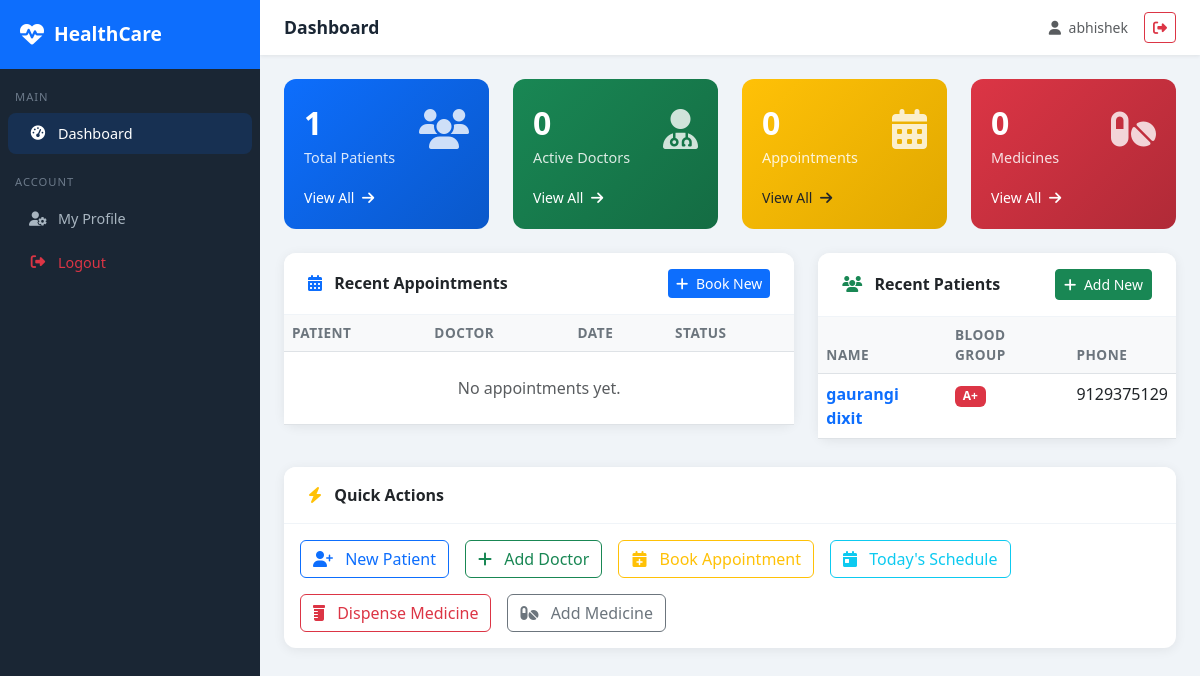
The page /dashboard/ (signed in) on the database its author committed.
### patients/models.py (models this page shows, shortened)
class Patient(models.Model):
    BLOOD_GROUP_CHOICES = [
        ('A+', 'A+'), ('A-', 'A-'), ('B+', 'B+'), ('B-', 'B-'),
        ('O+', 'O+'), ('O-', 'O-'), ('AB+', 'AB+'), ('AB-', 'AB-'),
    ]
    GENDER_CHOICES = [
        ('M', 'Male'), ('F', 'Female'), ('O', 'Other')
    ]
    user = models.OneToOneField(User, on_delete=models.SET_NULL, null=True, blank=True)
    first_name = models.CharField(max_length=100)
    last_name = models.CharField(max_length=100)
    date_of_birth = models.DateField()
    gender = models.CharField(max_length=1, choices=GENDER_CHOICES)
    blood_group = models.CharField(max_length=3, choices=BLOOD_GROUP_CHOICES, blank=True)
    phone = models.CharField(max_length=15)
    email = models.EmailField(blank=True)
    address = models.TextField()
    emergency_contact_name = models.CharField(max_length=100, blank=True)
    emergency_contact_phone = models.CharField(max_length=15, blank=True)
    allergies = models.TextField(blank=True, help_text="List known allergies")
    chronic_conditions = models.TextField(blank=True)
    insurance_provider = models.CharField(max_length=100, blank=True)
    insurance_id = models.CharField(max_length=50, blank=True)
    created_at = models.DateTimeField(auto_now_add=True)
    updated_at = models.DateTimeField(auto_now=True)
    def __str__(self):
        return f"{self.first_name} {self.last_name}"

### accounts/views.py (the view)
# urls.py: path('dashboard/', views.dashboard, name='dashboard'),
@login_required
def dashboard(request):
    context = {
        'total_patients': Patient.objects.count(),
        'total_doctors': Doctor.objects.count(),
        'total_appointments': Appointment.objects.count(),
        'total_medicines': Medicine.objects.count(),
        'recent_appointments': Appointment.objects.order_by('-created_at')[:5],
        'recent_patients': Patient.objects.order_by('-created_at')[:5],
    }
    return render(request, 'base/dashboard.html', context)

### templates/base/dashboard.html (shortened to what this page needs)
{% extends 'base/base.html' %}
{% block page_title %}Dashboard{% endblock %}
{% block content %}
<div class="row g-4 mb-4">
    <div class="col-md-3">
        <div class="stat-card" style="background: linear-gradient(135deg, #0d6efd, #0a58ca);">
            <div class="d-flex justify-content-between align-items-start">
                <div>
                    <div class="stat-value">{{ total_patients }}</div>
                    <div class="stat-label">Total Patients</div>
                </div>
                <div class="stat-icon">
                    <i class="fas fa-users"></i>
                </div>
            </div>
            <div class="mt-3">
                <a href="{% url 'patient_list' %}" class="text-white text-decoration-none small">
                    View All <i class="fas fa-arrow-right ms-1"></i>
                </a>
            </div>
        </div>
    </div>
    <div class="col-md-3">
        <div class="stat-card" style="background: linear-gradient(135deg, #198754, #146c43);">
            <div class="d-flex justify-content-between align-items-start">
                <div>
                    <div class="stat-value">{{ total_doctors }}</div>
                    <div class="stat-label">Active Doctors</div>
                </div>
                <div class="stat-icon">
                    <i class="fas fa-user-md"></i>
                </div>
            </div>
            <div class="mt-3">
                <a href="{% url 'doctor_list' %}" class="text-white text-decoration-none small">
                    View All <i class="fas fa-arrow-right ms-1"></i>
                </a>
            </div>
        </div>
    </div>
    <div class="col-md-3">
        <div class="stat-card" style="background: linear-gradient(135deg, #ffc107, #e0a800);">
            <div class="d-flex justify-content-between align-items-start">
                <div>
                    <div class="stat-value">{{ total_appointments }}</div>
                    <div class="stat-label">Appointments</div>
                </div>
                <div class="stat-icon">
                    <i class="fas fa-calendar-alt"></i>
                </div>
            </div>
            <div class="mt-3">
                <a href="{% url 'appointment_list' %}" class="text-dark text-decoration-none small">
                    View All <i class="fas fa-arrow-right ms-1"></i>
                </a>
            </div>
        </div>
    </div>
    <div class="col-md-3">
        <div class="stat-card" style="background: linear-gradient(135deg, #dc3545, #b02a37);">
            <div class="d-flex justify-content-between align-items-start">
                <div>
                    <div class="stat-value">{{ total_medicines }}</div>
                    <div class="stat-label">Medicines</div>
                </div>
                <div class="stat-icon">
                    <i class="fas fa-pills"></i>
                </div>
            </div>
            <div class="mt-3">
                <a href="{% url 'medicine_list' %}" class="text-white text-decoration-none small">
                    View All <i class="fas fa-arrow-right ms-1"></i>
                </a>
            </div>
        </div>
    </div>
</div>
<div class="row g-4">
    <div class="col-md-7">
        <div class="card">
            <div class="card-header d-flex justify-content-between align-items-center py-3 px-4">
                <span>
                    <i class="fas fa-calendar-alt text-primary me-2"></i>
                    Recent Appointments
                </span>
                <a href="{% url 'appointment_create' %}" class="btn btn-sm btn-primary">
                    <i class="fas fa-plus me-1"></i> Book New
                </a>
            </div>
            <div class="card-body p-0">
                <div class="table-responsive">
                    <table class="table table-hover mb-0">
                        <thead>
                            <tr>
                                <th>Patient</th>
                                <th>Doctor</th>
                                <th>Date</th>
                                <th>Status</th>
                            </tr>
                        </thead>
                        <tbody>
                            {% for appt in recent_appointments %}
                                <tr>
                                    <td>
                                        <a href="{% url 'appointment_detail' appt.pk %}" class="text-decoration-none fw-semibold">
                                            {{ appt.patient }}
                                        </a>
                                    </td>
                                    <td>{{ appt.doctor }}</td>
                                    <td>{{ appt.appointment_date }}</td>
                                    <td>
                                        <span class="badge badge-status-{{ appt.status }}">
                                            {{ appt.get_status_display }}
                                        </span>
                                    </td>
                                </tr>
                            {% empty %}
                                <tr>
                                    <td colspan="4" class="text-center text-muted py-4">
                                        No appointments yet.
                                    </td>
                                </tr>
                            {% endfor %}
                        </tbody>
                    </table>
                </div>
            </div>
        </div>
    </div>
    <div class="col-md-5">
        <div class="card">
            <div class="card-header d-flex justify-content-between align-items-center py-3 px-4">
                <span>
                    <i class="fas fa-users text-success me-2"></i>
                    Recent Patients
                </span>
                <a href="{% url 'patient_create' %}" class="btn btn-sm btn-success">
                    <i class="fas fa-plus me-1"></i> Add New
                </a>
            </div>
            <div class="card-body p-0">
                <div class="table-responsive">
                    <table class="table table-hover mb-0">
                        <thead>
                            <tr>
                                <th>Name</th>
                                <th>Blood Group</th>
                                <th>Phone</th>
                            </tr>
                        </thead>
                        <tbody>
                            {% for p in recent_patients %}
                                <tr>
                                    <td>
                                        <a href="{% url 'patient_detail' p.pk %}" class="text-decoration-none fw-semibold">
                                            {{ p }}
                                        </a>
                                    </td>
                                    <td>
                                        <span class="badge bg-danger">
                                            {{ p.blood_group|default:"N/A" }}
                                        </span>
                                    </td>
                                    <td>{{ p.phone }}</td>
                                </tr>
                            {% empty %}
                                <tr>
                                    <td colspan="3" class="text-center text-muted py-4">
                                        No patients yet.
                                    </td>
                                </tr>
                            {% endfor %}
                        </tbody>
                    </table>
                </div>
            </div>
        </div>
    </div>
</div>
<div class="row g-4 mt-1">
    <div class="col-md-12">
        <div class="card">
            <div class="card-header py-3 px-4">
                <i class="fas fa-bolt text-warning me-2"></i>
                Quick Actions
            </div>
            <div class="card-body">
                <div class="d-flex flex-wrap gap-3">
                    <a href="{% url 'patient_create' %}" class="btn btn-outline-primary">
                        <i class="fas fa-user-plus me-2"></i> New Patient
                    </a>
                    <a href="{% url 'doctor_create' %}" class="btn btn-outline-success">
                        <i class="fas fa-plus me-2"></i> Add Doctor
                    </a>
                    <a href="{% url 'appointment_create' %}" class="btn btn-outline-warning">
                        <i class="fas fa-calendar-plus me-2"></i> Book Appointment
                    </a>
                    <a href="{% url 'today_appointments' %}" class="btn btn-outline-info">
                        <i class="fas fa-calendar-day me-2"></i> Today's Schedule
                    </a>
                    <a href="{% url 'dispense_medicine' %}" class="btn btn-outline-danger">
                        <i class="fas fa-prescription-bottle me-2"></i> Dispense Medicine
                    </a>
                    <a href="{% url 'medicine_create' %}" class="btn btn-outline-secondary">
                        <i class="fas fa-pills me-2"></i> Add Medicine
                    </a>
                </div>
            </div>
        </div>
    </div>
</div>
{% endblock %}

### templates/base/base.html (shortened to what this page needs)
<!DOCTYPE html>
<html lang="en">
<head>
    <link href="https://cdn.jsdelivr.net/npm/bootstrap@5.3.0/dist/css/bootstrap.min.css" rel="stylesheet">
    <link href="https://cdnjs.cloudflare.com/ajax/libs/font-awesome/6.4.0/css/all.min.css" rel="stylesheet">
</head>
<body>
{% if user.is_authenticated %}
    <div class="sidebar">
        <div class="sidebar-brand">
            <i class="fas fa-heartbeat"></i>
            <span>HealthCare</span>
        </div>
        <nav class="mt-2">
            <div class="nav-section">Main</div>
            <a href="{% url 'dashboard' %}" class="nav-link {% if request.resolver_match.url_name == 'dashboard' %}active{% endif %}">
                <i class="fas fa-tachometer-alt"></i> Dashboard
            </a>
            <div class="nav-section">Account</div>
            <a href="{% url 'profile' %}" class="nav-link">
                <i class="fas fa-user-cog"></i> My Profile
            </a>
            <a href="{% url 'logout' %}" class="nav-link text-danger">
                <i class="fas fa-sign-out-alt"></i> Logout
            </a>
        </nav>
    </div>
    <div class="main-content">
        <div class="topbar">
            <span class="topbar-title">
                {% block page_title %}HealthCare Portal{% endblock %}
            </span>
            <div class="d-flex align-items-center gap-3">
                <span class="text-muted small">
                    <i class="fas fa-user me-1"></i>
                    {{ user.get_full_name|default:user.username }}
                </span>
                <a href="{% url 'logout' %}" class="btn btn-sm btn-outline-danger">
                    <i class="fas fa-sign-out-alt"></i>
                </a>
            </div>
        </div>
        <div class="page-content">
            {% block content %}{% endblock %}
        </div>
    </div>
{% else %}
    {% block public_content %}{% endblock %}
{% endif %}
</body>
</html>

### templates/base/base.html (style rules this page uses)
:root { --primary: #0d6efd; --sidebar-bg: #1a2634; --sidebar-width: 260px; }
body { background: #f0f4f8; font-family: 'Segoe UI', sans-serif; }
.sidebar { position: fixed; top: 0; left: 0; height: 100vh; width: var(--sidebar-width); background: var(--sidebar-bg); z-index: 1000; overflow-y: auto; transition: all 0.3s; }
.sidebar-brand { padding: 20px; background: #0d6efd; color: white; font-size: 1.2rem; font-weight: 700; display: flex; align-items: center; gap: 10px; }
.sidebar-brand i { font-size: 1.5rem; }
.nav-section { padding: 10px 15px 5px; font-size: 0.7rem; color: #6c7a8a; text-transform: uppercase; letter-spacing: 1px; margin-top: 10px; }
.sidebar .nav-link { color: #a8b5c0; padding: 10px 20px; border-radius: 8px; margin: 2px 8px; display: flex; align-items: center; gap: 10px; font-size: 0.9rem; transition: all 0.2s; }
.sidebar .nav-link:hover, .sidebar .nav-link.active { background: rgba(13, 110, 253, 0.15); color: #fff; }
.sidebar .nav-link i { width: 20px; text-align: center; }
.main-content { margin-left: var(--sidebar-width); min-height: 100vh; }
.topbar { background: #fff; padding: 12px 24px; box-shadow: 0 1px 4px rgba(0, 0, 0, 0.08); display: flex; justify-content: space-between; align-items: center; position: sticky; top: 0; z-index: 999; }
.topbar-title { font-weight: 600; color: #1a2634; font-size: 1.1rem; }
.page-content { padding: 24px; }
.card { border: none; border-radius: 12px; box-shadow: 0 2px 12px rgba(0, 0, 0, 0.07); }
.card-header { background: #fff; border-bottom: 1px solid #f0f4f8; border-radius: 12px 12px 0 0 !important; font-weight: 600; }
.stat-card { border-radius: 12px; padding: 20px; color: white; }
.stat-icon { font-size: 2.5rem; opacity: 0.8; }
.stat-value { font-size: 2rem; font-weight: 700; }
.stat-label { opacity: 0.85; font-size: 0.9rem; }
.table th { font-weight: 600; background: #f8f9fa; font-size: 0.85rem; text-transform: uppercase; letter-spacing: 0.5px; color: #6c757d; }
.btn-primary { background: #0d6efd; border: none; }

### rows shown on the page
Patient: first_name+last_name "gaurangi dixit", blood_group "A+", phone "9129375129"

### other values the page prints
{{ user.get_full_name|default:user.username }} "abhishek"
{{ total_patients }} "1"
{{ total_doctors }} "0"
{{ total_appointments }} "0"
{{ total_medicines }} "0"
